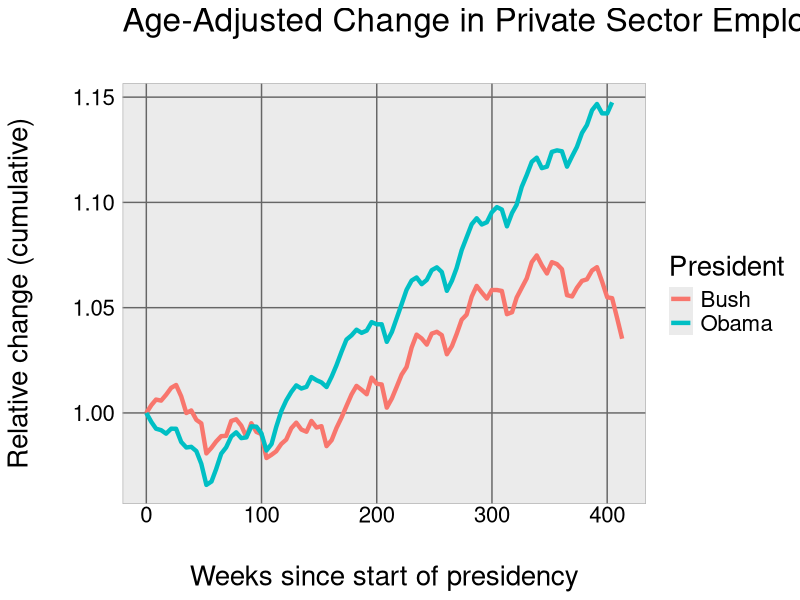
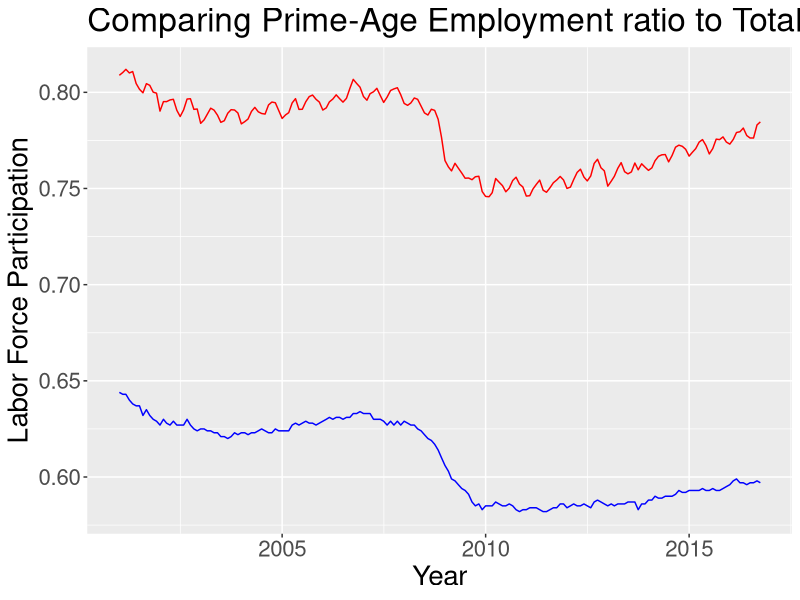
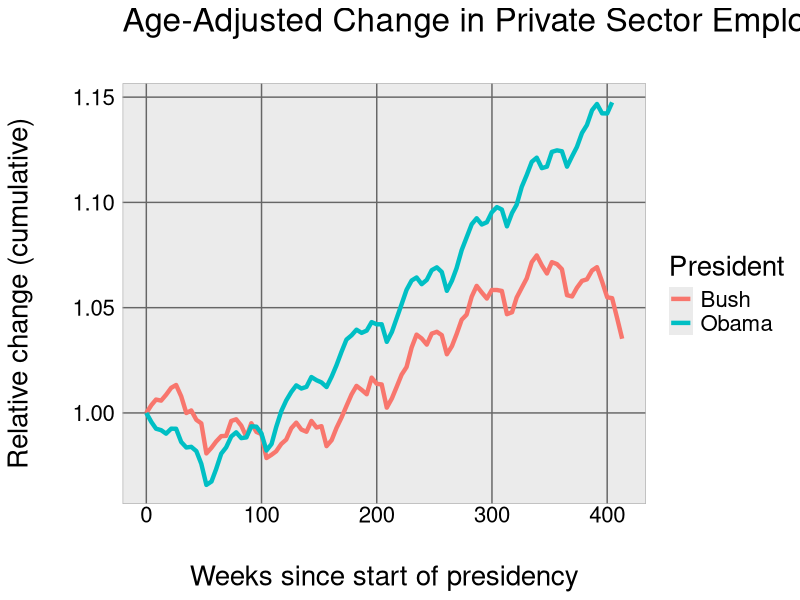
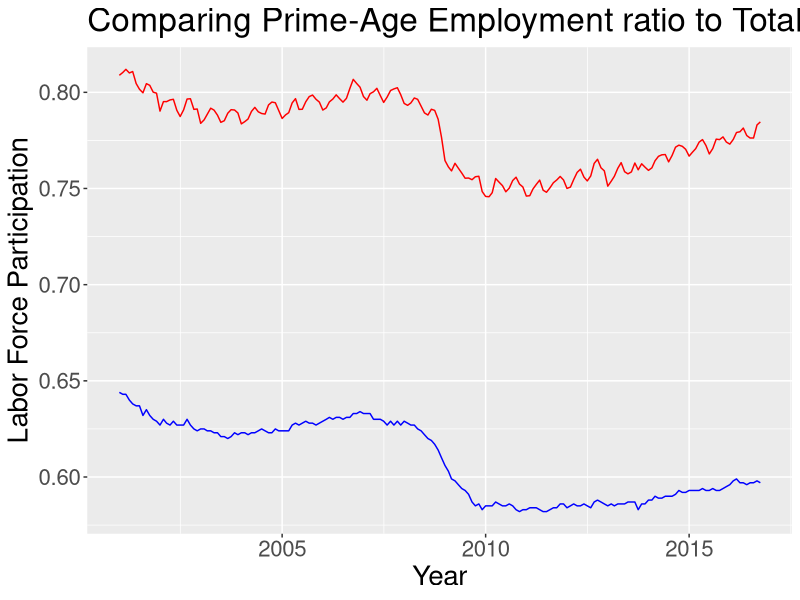

These figures' R source, in order:
## ---- chunk 1
setwd("/Users/me/Archives/AR/Redesign663")
library(tidyverse)
library(lubridate)
USPRIV <- as_tibble(read_csv("USPRIV.csv"))
EM_RATIO <- as_tibble(read_csv("EMRATIO.csv"))

pop.teen <- as_tibble(read_csv("LNU00000012.csv"))
names(pop.teen)[2] = "pop.teen"
pop.20 <- as_tibble(read_csv("LNU00000036.csv"))
names(pop.20)[2] = "pop.20"
pop.prime <- as_tibble(read_csv("LNU00000060.csv"))
names(pop.prime)[2] = "pop.prime"
pop.55 <- as_tibble(read_csv("LNU00024230.csv"))
names(pop.55)[2] = "pop.55"

emp.teen <- as_tibble(read_csv("LNU02000012.csv"))
names(emp.teen)[2] = "emp.teen"
emp.20 <- as_tibble(read_csv("LNU02000036.csv"))
names(emp.20)[2] = "emp.20"
emp.prime <- as_tibble(read_csv("LNU02000060.csv"))
names(emp.prime)[2] = "emp.prime"
emp.55 <- as_tibble(read_csv("LNU02024230.csv"))
names(emp.55)[2] = "emp.55"

my_df = bind_cols(list(USPRIV,
                       EM_RATIO[2], 
                       pop.teen[2],
                       pop.20[2],
                       pop.prime[2],
                       pop.55[2],
                       emp.teen[2],
                       emp.20[2],
                       emp.prime[2],
                       emp.55[2]
                       ))



my_df = mutate(my_df,
               Bush = as.integer(DATE < '2009-01-01' & DATE >= '2001-01-01'))
my_df = mutate(my_df,
               Obama = as.integer(DATE >= '2009-01-01'))

my_df = mutate(my_df, 
       ratio.teen = emp.teen/pop.teen,
       ratio.20 = emp.20/pop.20,
       ratio.prime = emp.prime/pop.prime,
       ratio.55 = emp.55/pop.55)

print(slice(my_df, 1)[c('pop.teen','pop.20','pop.prime','pop.55')])

my_df = mutate(my_df, 
       adjusted_em = (ratio.teen * 16002 + ratio.20 * 18005 + ratio.prime * 120252 + ratio.55 * 57151)/(16002+18005+120252+57151)) 


## ---- chunk 2
my_df = mutate(my_df, 
       the_weight = 100 * adjusted_em / EMRATIO)
my_df = mutate(my_df, 
       improved = the_weight*USPRIV)

my_df = filter(my_df, DATE >= '2001-01-01')


my_df = mutate(my_df, 
       relative = ifelse(DATE < '2009-01-01', improved/110644.6, improved/112371.8))

my_df = mutate(my_df, 
       difference = ifelse(DATE < '2009-01-01', as.numeric(difftime(DATE,'2001-01-01',units="weeks")), as.numeric(difftime(DATE,'2009-01-01',units="weeks"))))



my_df = mutate(my_df, 
       the_pres = ifelse(Obama==1, 'Obama', 'Bush'))

hw <- theme_gray()+ theme(
  strip.text.y = element_blank(),
  strip.background=element_rect(fill=rgb(.9,.95,1),
    colour=gray(.5), size=.2),

  panel.border=element_rect(fill=FALSE,colour=gray(.70)),
  panel.grid.major = element_line(colour = "grey40"),
  panel.grid.minor.x = element_blank(),
  panel.grid.minor.y = element_blank(),
  panel.margin.x = unit(0.10,"cm"),
  panel.margin.y = unit(0.05,"cm"),

  axis.ticks=element_blank(),
  axis.text=element_text(colour="black"),
  axis.text.y=element_text(margin=margin(0,3,0,3)),
  axis.text.x=element_text(margin=margin(-1,0,3,0)),
  
  text = element_text(size=20)
)

gg <- ggplot(my_df, aes(x=difference, y=relative, group = the_pres, colour = the_pres)) + 
  geom_line(size=1.5) +
   xlab("\nWeeks since start of presidency") + 
  ylab("Relative change (cumulative)\n") +
  ggtitle("Age-Adjusted Change in Private Sector Employment\n") +
  scale_color_discrete(name="President") +
  hw
gg

## ---- chunk 3
gg2 <- ggplot(my_df, aes(DATE)) +
  geom_line(aes(y=ratio.prime), colour="red") +
  geom_line(aes(y=EMRATIO/100), colour="blue") +
  xlab("Year") + 
  ylab("Labor Force Participation") +
  ggtitle("Comparing Prime-Age Employment ratio to Total Employment Ratio") +
  theme(text = element_text(size=20))
   
gg2
## ---- chunk 4
ggsave("Main_plot.pdf", plot = gg, width = 10, height = 5)
ggsave("Ratio_plot.pdf", plot = gg2, width = 10, height = 5)

